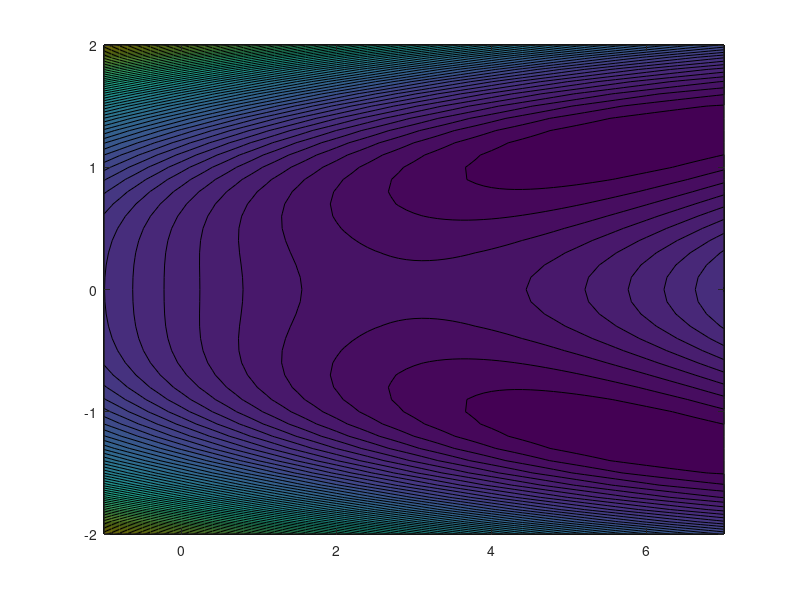

Write the MATLAB code that produced this figure.
%% f21(x)
format long;
a=6;
b=4;

fun = @(x) (b^2)*x(2)^4 - 2*b*x(1)*x(2)^2 + 2*x(1)^2 - 2*a*x(1) + a^2;

[x, y] = meshgrid(-1:0.1:7, -2:0.1:2);
z=(b^2)*y.^4 - 2*b*x.*y.^2 + 2*x.^2 - 2*a*x + a^2;
figure(1)
contourf(x, y, z, 60);

x0 = [4 2];

options = optimset('PlotFcns', @optimplotfval,'TolX', 10e-8, 'TolFun', 10e-8,'Display','iter');

[x,fval,exitflag,output,grad,hessian] = fminunc(fun, x0, options)
